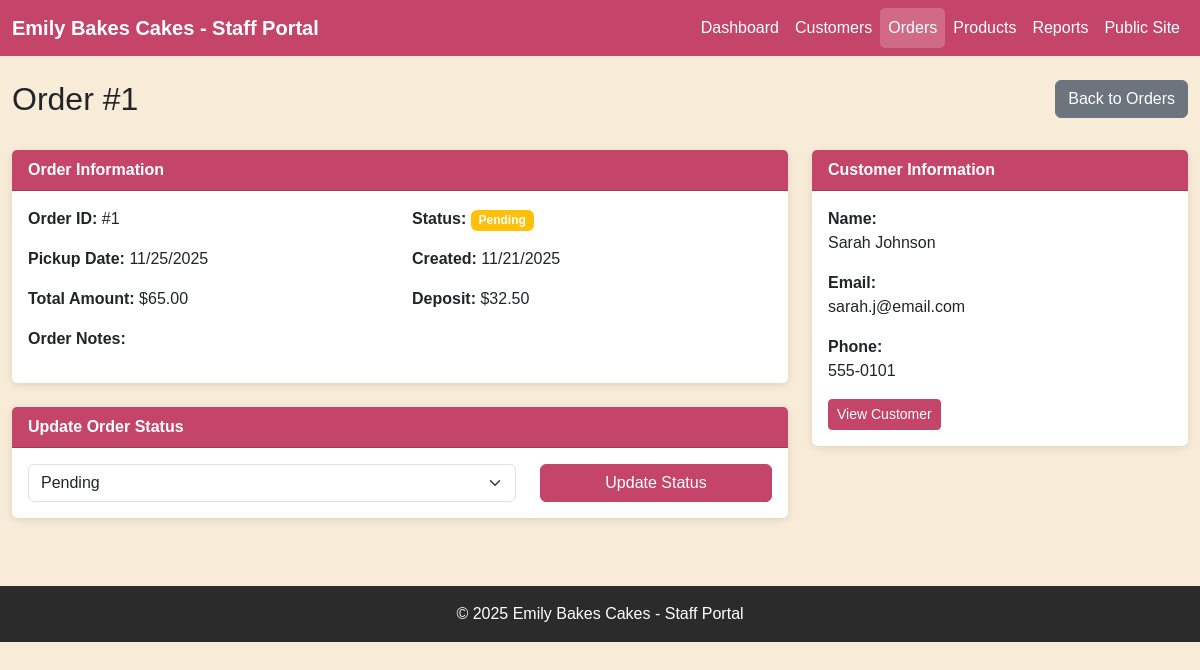
/staff/order_details.php?id=1, run on the app's committed database.
### tables this page shows
CREATE TABLE IF NOT EXISTS orders (
    id INT AUTO_INCREMENT PRIMARY KEY,
    customer_id INT NOT NULL,
    order_number VARCHAR(50) UNIQUE,
    
     
    pickup_date DATE NOT NULL,
    pickup_time TIME NOT NULL,
    
     
    cake_type VARCHAR(100) NOT NULL,
    size VARCHAR(50) NOT NULL,
    flavor VARCHAR(100) NOT NULL,
    filling VARCHAR(100),
    icing_flavor VARCHAR(100) NOT NULL,
    icing_color VARCHAR(50) NOT NULL,
    writing_text VARCHAR(255),
    decorations TEXT,
    
     
    total_amount DECIMAL(10,2) NOT NULL,
    deposit_amount DECIMAL(10,2) DEFAULT 0,
    balance_due DECIMAL(10,2) AS (total_amount - deposit_amount) STORED,
    
     
    status ENUM('pending', 'in_progress', 'ready', 'completed', 'cancelled') DEFAULT 'pending',
    priority ENUM('standard', 'rush') DEFAULT 'standard',
    special_instructions TEXT,
    
     
    created_at TIMESTAMP DEFAULT CURRENT_TIMESTAMP,
    updated_at TIMESTAMP DEFAULT CURRENT_TIMESTAMP ON UPDATE CURRENT_TIMESTAMP,
    
    FOREIGN KEY (customer_id) REFERENCES customers(id)
);

CREATE TABLE IF NOT EXISTS customers (
    id INT AUTO_INCREMENT PRIMARY KEY,
    first_name VARCHAR(100) NOT NULL,
    last_name VARCHAR(100) NOT NULL,
    email VARCHAR(255),
    phone VARCHAR(20),
    address TEXT,
    customer_type ENUM('retail', 'corporate') DEFAULT 'retail',
    is_vip BOOLEAN DEFAULT FALSE,
    special_notes TEXT,
    created_at TIMESTAMP DEFAULT CURRENT_TIMESTAMP,
    updated_at TIMESTAMP DEFAULT CURRENT_TIMESTAMP ON UPDATE CURRENT_TIMESTAMP
);

### staff/includes/db.php (called while the page is built, shortened)
<?php
$db_host = 'localhost';
$db_name = 'emily_bakes_cakes';
$db_user = 'root';
$db_pass = '';
$conn = mysqli_connect($db_host, $db_user, $db_pass, $db_name);
mysqli_set_charset($conn, "utf8");
function clean_input($data) {
    global $conn;
    $data = trim($data);
    $data = stripslashes($data);
    $data = htmlspecialchars($data);
    $data = mysqli_real_escape_string($conn, $data);
    return $data;
}
function format_money($amount) {
    return '$' . number_format($amount, 2);
}
function format_date($date) {
    return date('m/d/Y', strtotime($date));
}
?>

### staff/order_details.php (the view, shortened to what this page needs)
<?php
include 'includes/db.php';
$order_id = clean_input($_GET['id']);
$query = "SELECT o.*, c.first_name, c.last_name, c.email, c.phone
          FROM orders o
          LEFT JOIN customers c ON o.customer_id = c.id
          WHERE o.id = $order_id";
$result = mysqli_query($conn, $query);
$order = mysqli_fetch_assoc($result);
include 'includes/header.php';
?>
<div class="row">
    <div class="col-md-6">
        <h2>Order #<?php echo $order['id']; ?></h2>
    </div>
    <div class="col-md-6 text-end">
        <a href="orders.php" class="btn btn-secondary">Back to Orders</a>
    </div>
</div>
<div class="row mt-4">
    <div class="col-md-8">
        <div class="card mb-4">
            <div class="card-header">
                Order Information
            </div>
            <div class="card-body">
                <div class="row mb-3">
                    <div class="col-md-6">
                        <strong>Order ID:</strong> #<?php echo $order['id']; ?>
                    </div>
                    <div class="col-md-6">
                        <strong>Status:</strong>
                        <span class="badge bg-<?php
                            echo $order['status'] == 'completed' ? 'success' :
                                ($order['status'] == 'pending' ? 'warning' :
                                ($order['status'] == 'in_progress' ? 'info' : 'secondary'));
                        ?>">
                            <?php echo ucfirst(str_replace('_', ' ', $order['status'])); ?>
                        </span>
                    </div>
                </div>
                <div class="row mb-3">
                    <div class="col-md-6">
                        <strong>Pickup Date:</strong> <?php echo format_date($order['pickup_date']); ?>
                    </div>
                    <div class="col-md-6">
                        <strong>Created:</strong> <?php echo format_date($order['created_at']); ?>
                    </div>
                </div>
                <div class="row mb-3">
                    <div class="col-md-6">
                        <strong>Total Amount:</strong> <?php echo format_money($order['total_amount']); ?>
                    </div>
                    <div class="col-md-6">
                        <strong>Deposit:</strong> <?php echo format_money($order['deposit_amount']); ?>
                    </div>
                </div>
                <div class="row">
                    <div class="col-12">
                        <strong>Order Notes:</strong>
                    </div>
                </div>
            </div>
        </div>
        <div class="card">
            <div class="card-header">
                Update Order Status
            </div>
            <div class="card-body">
                <form method="POST" action="">
                    <div class="row">
                        <div class="col-md-8">
                            <select class="form-select" name="status" required>
                                <option value="pending" <?php echo $order['status'] == 'pending' ? 'selected' : ''; ?>>Pending</option>
                            </select>
                        </div>
                        <div class="col-md-4">
                            <button type="submit" name="update_status" class="btn btn-primary w-100">Update Status</button>
                        </div>
                    </div>
                </form>
            </div>
        </div>
    </div>
    <div class="col-md-4">
        <div class="card">
            <div class="card-header">
                Customer Information
            </div>
            <div class="card-body">
                <p><strong>Name:</strong><br><?php echo $order['first_name'] . ' ' . $order['last_name']; ?></p>
                <p><strong>Email:</strong><br><?php echo $order['email']; ?></p>
                <p><strong>Phone:</strong><br><?php echo $order['phone']; ?></p>
                <a href="customer_form.php?id=<?php echo $order['customer_id']; ?>" class="btn btn-sm btn-primary">View Customer</a>
            </div>
        </div>
    </div>
</div>
<?php include 'includes/footer.php'; ?>

### staff/includes/header.php (style rules this page uses)
body { background-color: #F8EBD7; font-family: 'Arial', sans-serif; }
.card { border: none; box-shadow: 0 2px 8px rgba(0,0,0,0.1); margin-bottom: 20px; }
.card-header { background-color: #C44569; color: white; font-weight: bold; }
.btn-primary { background-color: #C44569; border-color: #C44569; }

### data on the page
orders: id "1", status "Pending", pickup_date "11/25/2025", created_at "11/21/2025", total_amount "$65.00", deposit_amount "$32.50", customer.first_name "Sarah", customer.last_name "Johnson", customer.email "sarah.j@email.com", customer.phone "555-0101"
